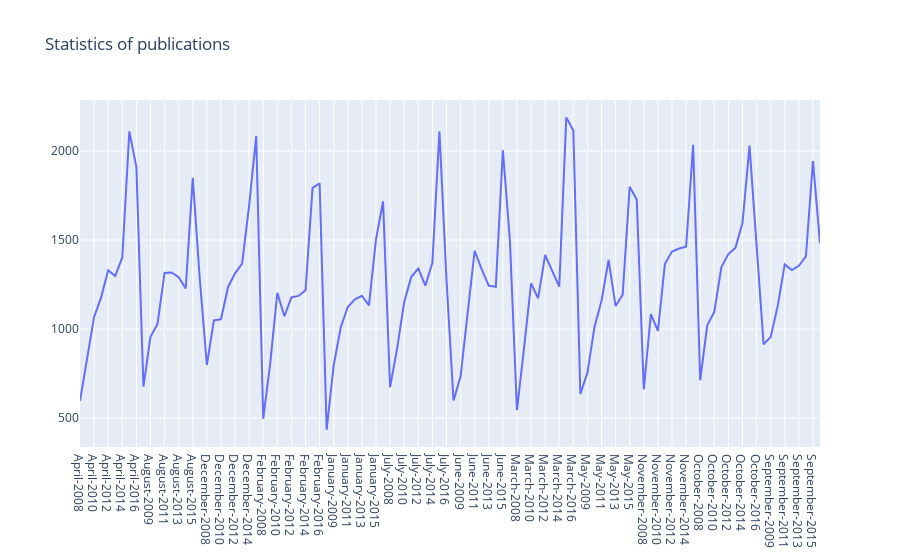

Notebook cell for this chart:
### Markdown cell above
## 1\. В каком месяце (и какого года) было больше всего публикаций?

* март 2016
* март 2015
* апрель 2015
* апрель 2016

### Code cell
import plotly
import plotly.graph_objs as go
from plotly.offline import download_plotlyjs, init_notebook_mode, iplot, plot
init_notebook_mode(connected=True)

df['mnth_yr'] = df['published'].apply(lambda x: x.strftime('%B-%Y'))
years_df = df.groupby('mnth_yr')[["post_id"]].count()

years_df.columns = ["Count_posting"]

trace0=go.Scatter(x=years_df.index, y=years_df.Count_posting,
                  name="Count_posting")

layout={"title": "Statistics of publications"}

fig=go.Figure(data=trace0, layout=layout)

iplot(fig, show_link=False)

### Figure 1 — Plotly figure (JSON) as saved in the notebook; plotly's stock layout.template omitted (floating-point values rounded to 4 significant figures)
{"data": [{"name": "Count_posting", "type": "scatter", "x": ["April-2008", "April-2009", "April-2010", "April-2011", "April-2012", "April-2013", "April-2014", "April-2015", "April-2016", "August-2008", "August-2009", "August-2010", "August-2011", "August-2012", "August-2013", "August-2014", "August-2015", "August-2016", "December-2008", "December-2009", "December-2010", "December-2011", "December-2012", "December-2013", "December-2014", "December-2015", "February-2008", "February-2009", "February-2010", "February-2011", "February-2012", "February-2013", "February-2014", "February-2015", "February-2016", "January-2008", "January-2009", "January-2010", "January-2011", "January-2012", "January-2013", "January-2014", "January-2015", "January-2016", "July-2008", "July-2009", "July-2010", "July-2011", "July-2012", "July-2013", "July-2014", "July-2015", "July-2016", "June-2008", "June-2009", "June-2010", "June-2011", "June-2012", "June-2013", "June-2014", "June-2015", "June-2016", "March-2008", "March-2009", "March-2010", "March-2011", "March-2012", "March-2013", "March-2014", "March-2015", "March-2016", "May-2008", "May-2009", "May-2010", "May-2011", "May-2012", "May-2013", "May-2014", "May-2015", "May-2016", "November-2008", "November-2009", "November-2010", "November-2011", "November-2012", "November-2013", "November-2014", "November-2015", "October-2008", "October-2009", "October-2010", "October-2011", "October-2012", "October-2013", "October-2014", "October-2015", "October-2016", "September-2008", "September-2009", "September-2010", "September-2011", "September-2012", "September-2013", "September-2014", "September-2015", "September-2016"], "y": [597, 840, 1068, 1178, 1330, 1298, 1402, 2110, 1910, 677, 956, 1029, 1315, 1318, 1291, 1228, 1849, 1278, 798, 1049, 1055, 1235, 1313, 1368, 1694, 2084, 496, 812, 1203, 1072, 1178, 1186, 1218, 1793, 1819, 435, 797, 1010, 1124, 1167, 1187, 1133, 1504, 1717, 674, 891, 1152, 1292, 1340, 1244, 1372, 2111, 1278, 599, 733, 1090, 1439, 1335, 1244, 1237, 2004, 1498, 545, 890, 1257, 1172, 1416, 1327, 1238, 2189, 2115, 635, 755, 1012, 1159, 1388, 1129, 1193, 1799, 1726, 661, 1084, 990, 1367, 1435, 1452, 1462, 2035, 712, 1021, 1096, 1347, 1421, 1456, 1595, 2030, 1493, 914, 955, 1129, 1363, 1331, 1355, 1408, 1944, 1482]}], "layout": {"title": {"text": "Statistics of publications"}}}
